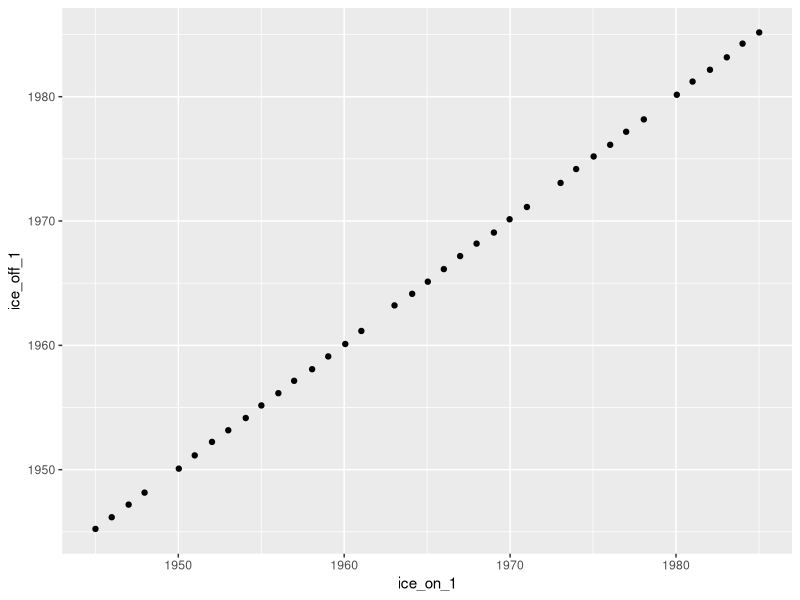

Write the R code that produced this figure. (Note: this script raises an error after producing the figure.)
## Libraries
library(tidyverse)
library(broom)

## Data
data <- read.csv("data//78_lakes_ts_minimal.csv", stringsAsFactors = F)


### Check dates
convertDate <- function(x){
  dates <- as.Date(x, "%Y-%m-%d") ## YYYY/mm/dd
  return(dates)
}

## Convert dates to date values
dateCol <- names(data)[11:22]
for(i in dateCol){
  data[,i] <- convertDate(data[,i])
}

## Compare ice on to ice off dates
ggplot(data %>% filter(lake == "suwa") %>% filter(!is.na(ice_off_1)), aes(x=ice_on_1, y=ice_off_1))  + geom_point()

m1 <- lm(as.numeric(ice_off_1) ~ as.numeric(ice_on_1), data= data %>% filter(lake == "suwa") %>% filter(!is.na(ice_off_1)))
summary(m1)


test <- data %>% filter(lake=="moosehead")

## calculate regressions for each lake
fits <- data %>% filter(!is.na(ice_off_1))%>% filter(!is.na(ice_on_1)) %>%   ## Drop NAs
  group_by(lake) %>%  ## group by each lake
  do(glance(lm(as.numeric(ice_off_1) ~ as.numeric(ice_on_1), data=.))) ## run linear models on each
sort(fits$adj.r.squared)

## Repeat for second ice off
fits <- data %>% filter(!is.na(ice_off_2))%>% filter(!is.na(ice_on_2)) %>%   ## Drop NAs
  group_by(lake) %>%  ## group byh each lake
  do(glance(lm(as.numeric(ice_off_1) ~ as.numeric(ice_on_1), data=.))) ## run linear models on each
sort(fits$adj.r.squared)

## Repeat for third ice off
fits <- data %>% filter(!is.na(ice_off_3))%>% filter(!is.na(ice_on_3)) %>%   ## Drop NAs
  group_by(lakecode) %>%  ## group byh each lake
  do(glance(lm(as.numeric(ice_off_1) ~ as.numeric(ice_on_1), data=.))) ## run linear models on each
sort(fits$adj.r.squared)


### Check min and max date to next closest date
nextMin <- function(x){
  nextMinDate <- min(x, na.rm=T) - min(x[x != min(x, na.rm=T)], na.rm=T)
  nextYear <- abs(as.numeric(nextMinDate)/365) ## returns in # days, needs to be converted to years
  return(round(nextYear,0))
}

nextMax <- function(x){
  nextMaxDate <- max(x, na.rm=T) - max(x[x != max(x, na.rm=T)], na.rm=T)
  nextYear <- abs(as.numeric(nextMaxDate)/365) ## returns in # days, needs to be converted to years
  return(round(nextYear,0))
}


## Examine for each lake
data %>% group_by(lakecode) %>% summarize(min2iceOn = nextMin(ice_on_1), max2iceOn = nextMax(ice_on_1), 
                                          min2iceOff = nextMin(ice_off_1), max2iceOff = nextMax(ice_off_1)) %>%   data.frame()

### Check the characters associated with each lake
Factordata <- read.csv("69_lakes_ts_minimal.csv", stringsAsFactors = T)
str(Factordata)


## Convert multiple freeze dates to long format
data["ID"] <- row.names(data)

### convert each metricc into long format
freezeYN <- data %>% select(ID, lakecode:froze_6, orig_duration:other_lakenames) %>%  ## select columns to gather
            gather(freezeEvent, froze, froze_1:froze_6)
iceOnwide <- data %>% select(ID, froze_1 = ice_on_1, froze_2 = ice_on_2,froze_3 = ice_on_3,froze_4 = ice_on_4,froze_5 = ice_on_5,froze_6 = ice_on_6 ) %>%  ## select columns to gather
  gather(freezeEvent, iceOn, froze_1:froze_6)
iceOffwide <- data %>% select(ID, froze_1 = ice_off_1, froze_2 = ice_off_2,froze_3 = ice_off_3, froze_4 = ice_off_4,froze_5 = ice_off_5,froze_6 = ice_off_6) %>%  ## select columns to gather
  gather(freezeEvent, iceOff, froze_1:froze_6)

## Join together datasets
longData <- plyr::join(freezeYN, iceOnwide)
longData <- plyr::join(longData, iceOffwide)

## Replace blanks with NA
longData$froze <- ifelse(longData$froze == "", NA,longData$froze )


simplified <- longData[!apply(longData[,c("froze","iceOn","iceOff")], 1 ,FUN= function(x) sum(is.na(x)))==3,]

write.csv(simplified[,-1], "longTimeseries.csv", row.names=FALSE)


### Extract the number of observations for the tables in manuscript
lengthNA <- function(x) { length(x[!is.na(x)])}
summaryOut <- simplified %>% summarize_all(lengthNA)/nrow(simplified)*100 %>% round(., 2)

# write.csv(summaryOut, "Table2.csv", row.names=F)